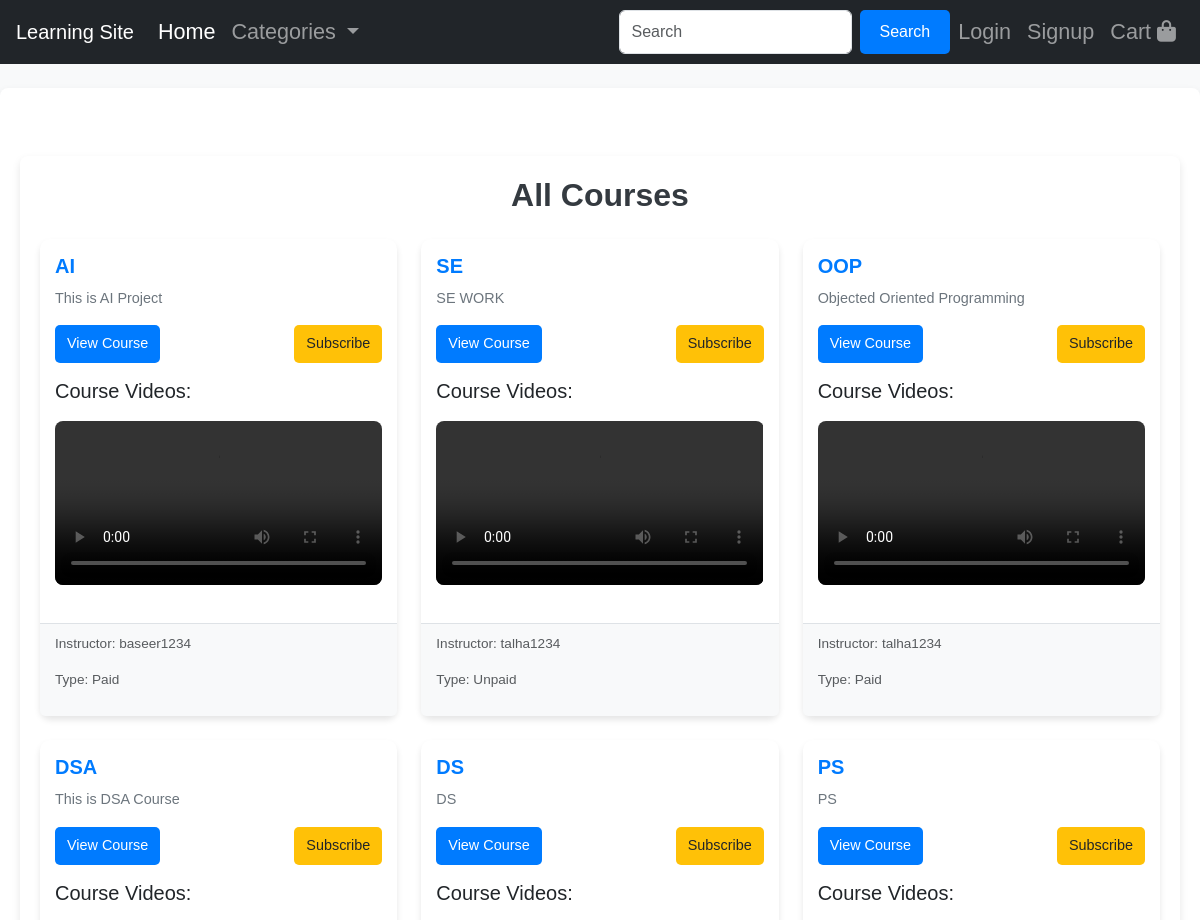
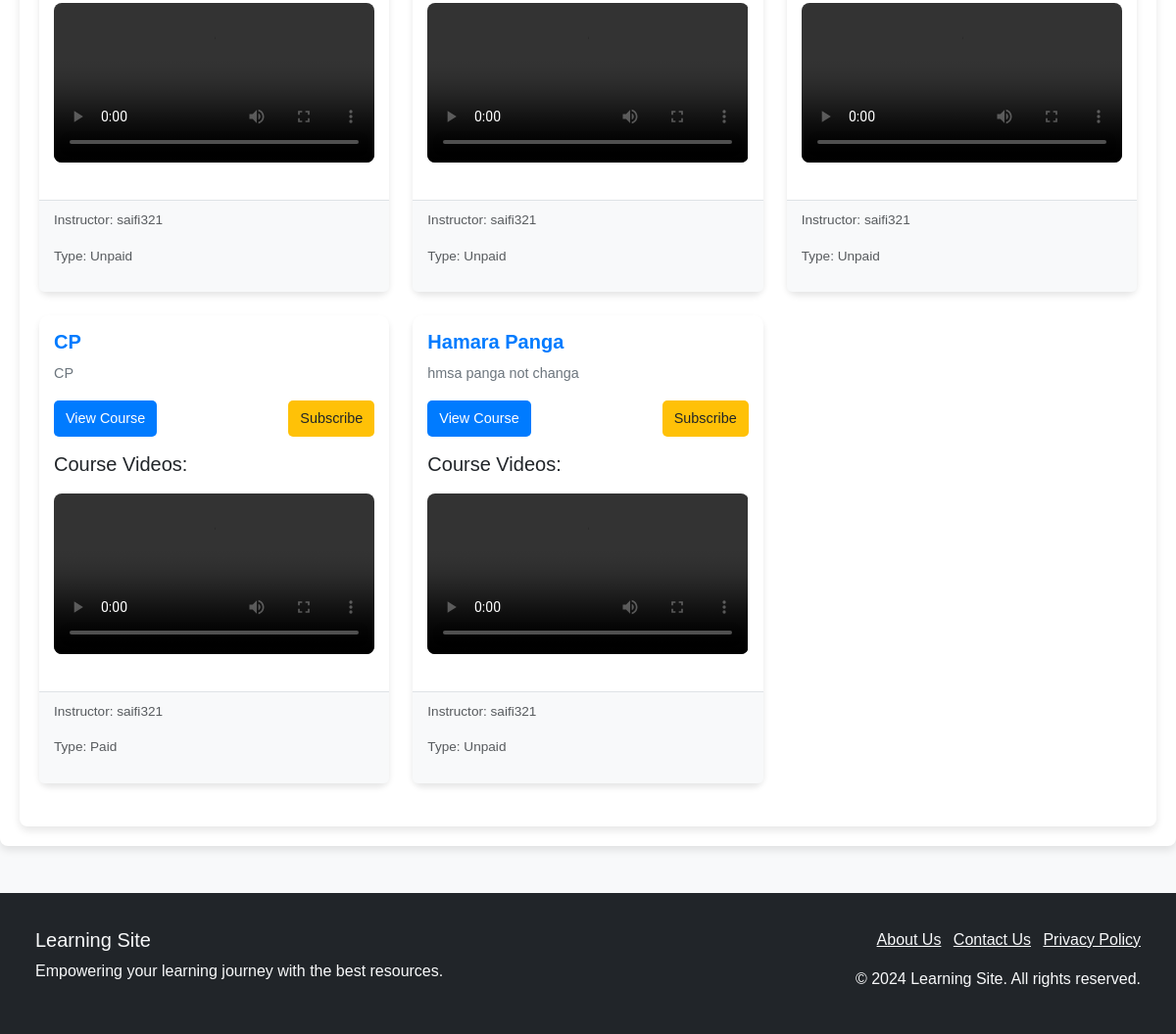
/course_instructor/courses/, run on the app's committed database (2 pictures, top to bottom).
### course_instructor/models.py (models this page shows)
class Course(models.Model):
    COURSE_TYPE_CHOICES = [
        ('paid', 'Paid'),
        ('unpaid', 'Unpaid'),
    ]
    title = models.CharField(max_length=255)
    description = models.TextField()
    duration = models.DurationField(default=timedelta(days=30))
    instructor = models.ForeignKey(User, on_delete=models.CASCADE, related_name='courses_taught')
    course_type = models.CharField(max_length=10, choices=COURSE_TYPE_CHOICES, default='unpaid')
    created_at = models.DateTimeField(auto_now_add=True)
    updated_at = models.DateTimeField(auto_now=True)

### course_instructor/views.py (the view)
# urls.py: path("courses/", filter_courses, name="filter_courses"),
def filter_courses(request):
    course_type = request.GET.get('type', 'all')
    content_prefetch = Prefetch(
        'contents',
        queryset=CourseContent.objects.all().order_by('order')
    )
    if course_type == 'paid':
        courses = Course.objects.filter(course_type='paid').prefetch_related(content_prefetch)
    elif course_type == 'unpaid':
        courses = Course.objects.filter(course_type='unpaid').prefetch_related(content_prefetch)
    else:
        courses = Course.objects.all().prefetch_related(content_prefetch)
    return render(request, 'course_list.html', {'courses': courses, 'selected_type': course_type})

### template/course_list.html (shortened to what this page needs)
{% extends "layout.html" %}
{% load static %}
{% block content %}
<main class="container mt-5">
  <h1 class="mb-4 text-center">
    {% if selected_type == 'paid' %}
      Paid Courses
    {% elif selected_type == 'unpaid' %}
      Unpaid Courses
    {% else %}
      All Courses
    {% endif %}
  </h1>
  <div class="row">
    {% for course in courses %}
    <div class="col-md-4 mb-4">
      <div class="card h-100">
        <div class="card-body">
          <h3 class="card-title">{{ course.title }}</h3>
          <p class="card-text">{{ course.description|truncatewords:20 }}</p>
          <div class="d-flex justify-content-between mb-3">
            <a href="{% url 'course_detail' course.id %}" class="btn btn-primary btn-sm">View Course</a>
            <a href="{% url 'subscribe' course.title course.course_type %}" class="btn btn-warning btn-sm">Subscribe</a>
          </div>
          <h5>Course Videos:</h5>
          {% with course.contents.all|default_if_none:""|slice:":1" as first_video %}
          {% if first_video %}
          <div>
            <video width="100%" controls>
              <source src="{{ first_video.0.video.url }}" type="video/mp4">
            </video>
          </div>
          {% else %}
          <p>No videos available for this course.</p>
          {% endif %}
          {% endwith %}
        </div>
        <div class="card-footer text-muted">
          <p>Instructor: {{ course.instructor }}</p>
          <p>Type: {{ course.get_course_type_display }}</p>
        </div>
      </div>
    </div>
    {% empty %}
    <p class="text-center col-12">No courses available in this category.</p>
    {% endfor %}
  </div>
</main>
{% endblock %}

### template/layout.html (shortened to what this page needs)
{% load static %}
<!DOCTYPE html>
<html lang="en">
<head>
  <link rel="stylesheet" href="https://cdnjs.cloudflare.com/ajax/libs/font-awesome/6.0.0-beta3/css/all.min.css">
  <link href="https://cdn.jsdelivr.net/npm/bootstrap@5.3.3/dist/css/bootstrap.min.css" rel="stylesheet"
>
  <link rel="stylesheet" href="{% static 'style.css' %}">
</head>
<body>
  <header>
    <nav class="navbar navbar-expand-lg navbar-dark bg-dark px-3">
      <a class="navbar-brand" href="#">Learning Site</a>
      <div class="collapse navbar-collapse" id="navbarNav">
        <ul class="navbar-nav me-auto">
          <li class="nav-item">
            <a class="nav-link active" href="{% url 'home' %}">Home</a>
          </li>
          <li class="nav-item dropdown">
            <a class="nav-link dropdown-toggle" href="#" role="button" data-bs-toggle="dropdown"
               aria-expanded="false">
              Categories
            </a>
          </li>
        </ul>
        <form class="d-flex" role="search">
          <input class="form-control me-2" type="search" placeholder="Search" aria-label="Search">
          <button class="btn btn-outline-success" type="submit">Search</button>
        </form>
        <ul class="navbar-nav">
          <li class="nav-item"><a class="nav-link" href="#">Login</a></li>
          <li class="nav-item"><a class="nav-link" href="#">Signup</a></li>
          <li class="nav-item"><a class="nav-link" href="#">Cart <i class="fas fa-shopping-bag"></i></a></li>
        </ul>
      </div>
    </nav>
  </header>
  <main class="container mt-4">
    {% block content %}
    {% endblock %}
  </main>
  <footer class="footer bg-dark text-light py-3 mt-5">
    <div class="container">
      <div class="row">
        <div class="col-md-6">
          <h5>Learning Site</h5>
          <p>Empowering your learning journey with the best resources.</p>
        </div>
        <div class="col-md-6 text-end">
          <ul class="list-inline">
            <li class="list-inline-item"><a href="#" class="text-light">About Us</a></li>
            <li class="list-inline-item"><a href="#" class="text-light">Contact Us</a></li>
            <li class="list-inline-item"><a href="#" class="text-light">Privacy Policy</a></li>
          </ul>
          <p class="mb-0">&copy; 2024 Learning Site. All rights reserved.</p>
        </div>
      </div>
    </div>
  </footer>
</body>
</html>

### static/style.css (style rules this page uses)
.container { max-width: 100% !important; }
.nav-item a { font-size: 1.35rem; }
body { display: flex; flex-direction: column; min-height: 100vh; margin: 0; }
.footer { background-color: #343a40; color: #ffffff; padding: 1rem; }
.container { max-width: 800px; margin: 0 auto; padding: 20px; }
button[type="submit"] { background-color: #007bff; color: white; font-size: 1rem; padding: 10px 20px; border: none; border-radius: 5px; cursor: pointer; transition: background-color 0.3s ease; }
body { font-family: 'Arial', sans-serif; background-color: #f8f9fa; margin: 0; padding: 0; }
main.container { max-width: 1200px; margin: auto; background: #fff; padding: 20px; border-radius: 8px; box-shadow: 0 4px 8px rgba(0, 0, 0, 0.1); }
h1 { font-size: 2rem; font-weight: bold; color: #343a40; }
.card { border: none; border-radius: 10px; box-shadow: 0 4px 6px rgba(0, 0, 0, 0.1); transition: transform 0.2s ease-in-out, box-shadow 0.2s ease-in-out; }
.card-body { padding: 15px; }
.card-title { font-size: 1.25rem; font-weight: bold; color: #007bff; margin-bottom: 10px; }
.card-text { font-size: 0.9rem; color: #6c757d; }
video { border-radius: 8px; margin-top: 10px; }
.btn { font-size: 0.9rem; padding: 8px 12px; border-radius: 5px; transition: background-color 0.2s ease-in-out, color 0.2s ease-in-out; }
.btn-primary { background-color: #007bff; color: white; border: none; }
.btn-warning { background-color: #ffc107; color: #212529; border: none; }
.card-footer { background-color: #f8f9fa; font-size: 0.85rem; color: #6c757d; padding: 10px 15px; border-top: 1px solid #dee2e6; border-radius: 0 0 10px 10px; }

### data on the page
Course: title "AI", description "This is AI Project", instructor "baseer1234", course_type "Paid"
Course: title "SE", description "SE WORK", instructor "talha1234", course_type "Unpaid"
Course: title "OOP", description "Objected Oriented Programming", instructor "talha1234", course_type "Paid"
Course: title "DSA", description "This is DSA Course", instructor "saifi321", course_type "Unpaid"
Course: title "DS", description "DS", instructor "saifi321", course_type "Unpaid"
Course: title "PS", description "PS", instructor "saifi321", course_type "Unpaid"
Course: title "CP", description "CP", instructor "saifi321", course_type "Paid"
Course: title "Hamara Panga", description "hmsa panga not changa", instructor "saifi321", course_type "Unpaid"
